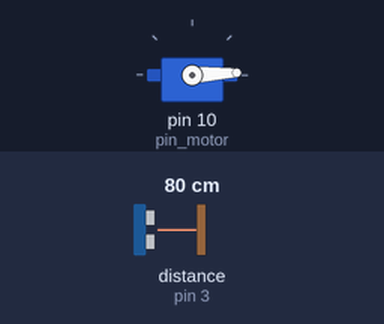
The sketch below on a simulated Arduino Uno, built with avr-gcc and run on an emulated ATmega328P. Parts: servo. Wiring (inferred from the names in the program): ultrasonic range finder: trigger pin 2; echo pin 3. Inputs (shaded band) come from the test bench; at power-on: distance to the obstacle (sensor on pin 3) 80 cm. The echo pulse lasts 58.3 µs per cm; what the sketch prints to the serial monitor is not drawn.

Above: at 0.01 s.
1.3 s: distance to the obstacle (sensor on pin 3) set to 2 cm
At 1.8 s:
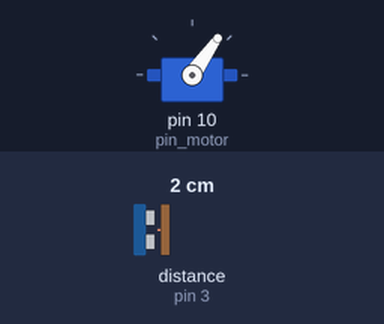
4.3 s: distance to the obstacle (sensor on pin 3) set to 299 cm
At 6.33 s:
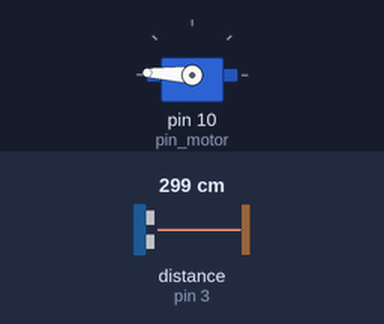
Timing chart, 0 to 13.3 s (numbered marks = the images above; inputs shaded):
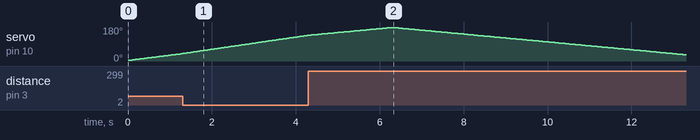

Measured:
- by itself, servo on pin 10 (pin_motor): rises from 136° to 177° in 1.9 s, then falls to 33° in 7.0 s

The sketch:

Servo_With_SR04.ino
```cpp
#include <Servo.h>

Servo servoMotor;
long tiempo;
int distancia;

const int pin_motor = 10;
const int echo = 3;
const int trigger = 2;

void setup() {
  Serial.begin(9600);
  servoMotor.attach(pin_motor);
  pinMode(echo, INPUT);
  pinMode(trigger, OUTPUT);
}

void loop() {
  //SENTIDO NORMAL
  for(int ang=3;ang<=177;ang++){
    servoMotor.write(ang);
    delay(30);
    distancia = getDistancia();
    Serial.print(ang); //ANGULO
    Serial.print("-");
    Serial.print(distancia); //DISTANCIA
    //Back
    Serial.print("B");
  }

  //SENTIDO CONTRARIO
  for(int ang=177;ang>2;ang--){
    servoMotor.write(ang);
    delay(30);
    distancia = getDistancia();
    Serial.print(ang); //ANGULO
    Serial.print("-");
    Serial.print(distancia); //DISTANCIA
    //Back
    Serial.print("B");
  }
}
int getDistancia(){
  // ENVIAR PULSO DE DISPARO EN EL PIN "TRIGGER"
  digitalWrite(trigger, LOW);
  delayMicroseconds(2);
  digitalWrite(trigger, HIGH);
  // EL PULSO DURA AL MENOS 10 uS EN ESTADO ALTO
  delayMicroseconds(10);
  digitalWrite(trigger, LOW);
  // MEDIR EL TIEMPO EN ESTADO ALTO DEL PIN "ECHO" EL PULSO ES PROPORCIONAL A LA DISTANCIA MEDIDA
  tiempo = pulseIn(echo, HIGH);
  // LA VELOCIDAD DEL SONIDO ES DE 340 M/S O 29 MICROSEGUNDOS POR CENTIMETRO
  // DIVIDIMOS EL TIEMPO DEL PULSO ENTRE 58, TIEMPO QUE TARDA RECORRER IDA Y VUELTA UN CENTIMETRO LA ONDA SONORA
  distancia= tiempo/58;

  return distancia;
}
```
